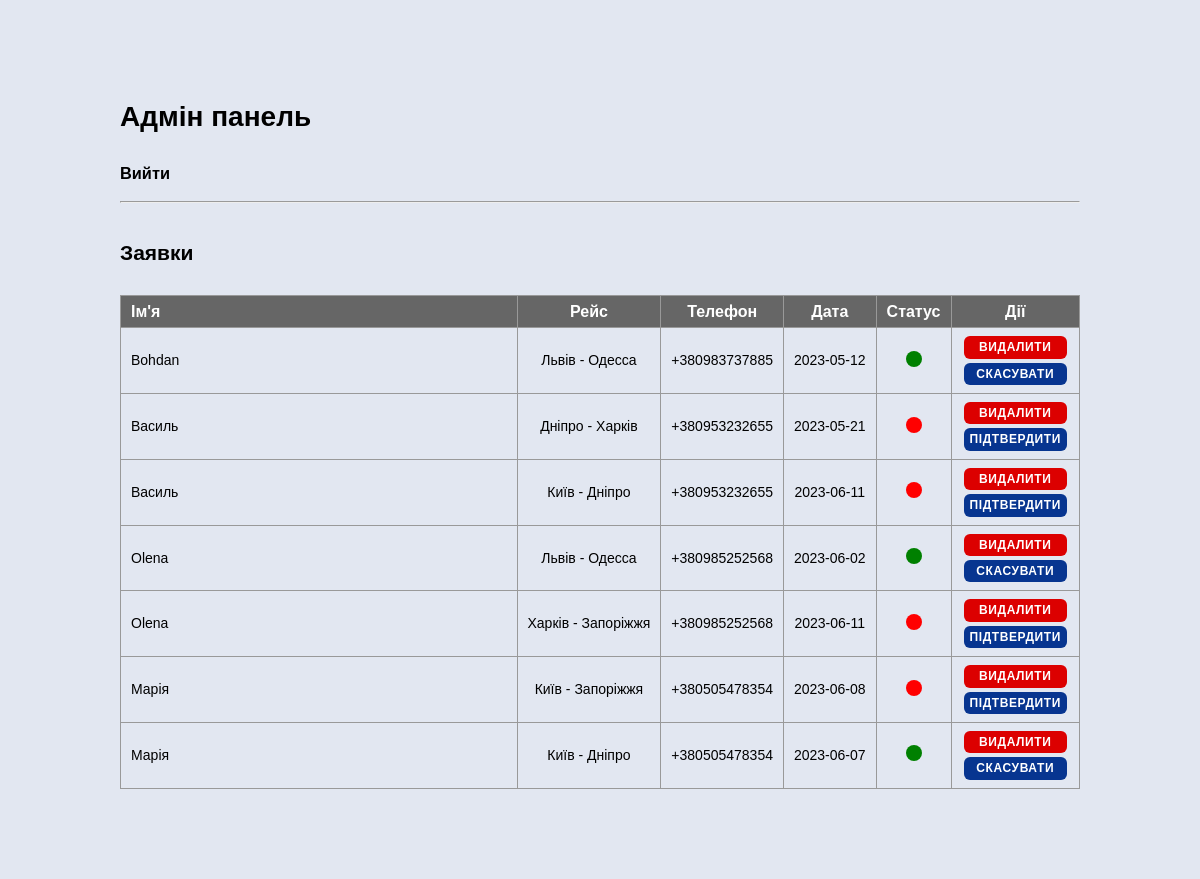
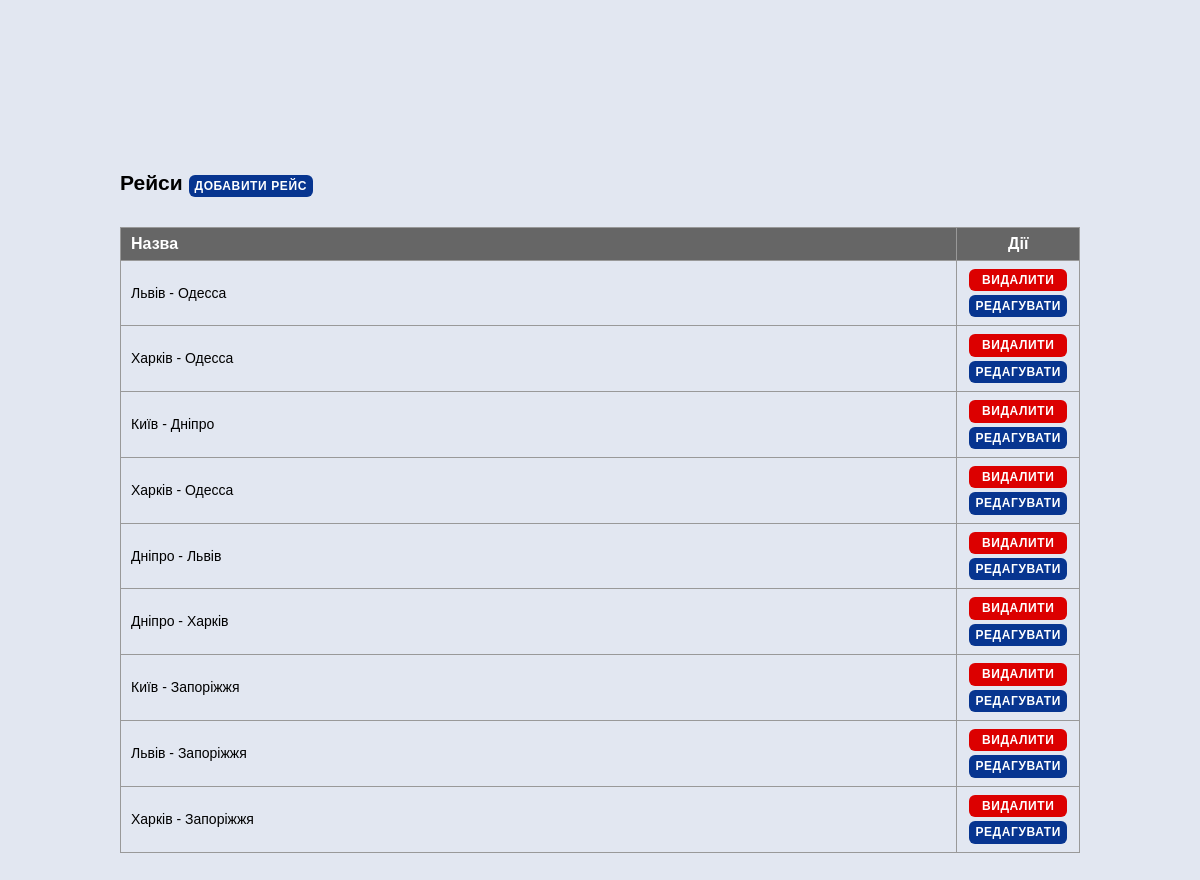
The app's page /admin.php with its own data (2 pictures, top to bottom).
### tables this page shows
CREATE TABLE `flight` (
  `id` int NOT NULL,
  `type_id` int NOT NULL,
  `user_id` int NOT NULL,
  `date_flight` date NOT NULL,
  `status` int NOT NULL DEFAULT '0'
);

CREATE TABLE `users` (
  `id` int NOT NULL,
  `login` varchar(50) NOT NULL,
  `name` varchar(50) NOT NULL,
  `surname` varchar(50) NOT NULL,
  `phone` varchar(15) NOT NULL,
  `password` varchar(30) NOT NULL
);

CREATE TABLE `flight_type` (
  `id` int NOT NULL,
  `name` varchar(100) NOT NULL
);

### admin.php (the view, shortened to what this page needs)
<?php
include('db.php');
?>
<!DOCTYPE html>
<html lang="ru">
<head>
<link href="./css/style.css" type="text/css" rel="stylesheet">
</head>
<body>
<div id="root">
  <section class="admin-section">
    <div class="wrapper admin-section-wrapper">
      <h1 class="admin-section-title">Адмін панель</h1>
      <h3><?php echo ('<a href="index.php?id='. $_SESSION["id"] .'&exit=1" class="nav__link">Вийти</a>');?></h3>
      <hr>
      <div class="admin-section-block">
        <h2 class="admin-section-block-title">Заявки</h2>
        <table class="main-table">
          <thead>
            <tr>
              <th class="table-name">Ім'я</th>
              <th class="table-flight">Рейс</th>
              <th class="table-phone">Телефон</th>
              <th class="table-date">Дата</th>
              <th class="table-status">Статус</th>
              <th class="table-action">Дії</th>
            </tr>
          </thead>
          <tbody>
            <?php
              $sql_flights = "SELECT f.*, u.phone AS user_phone, u.name AS user_name, ft.name AS flight_type_name
                FROM flight f
                JOIN users u ON f.user_id = u.id
                JOIN flight_type ft ON f.type_id = ft.id";
                      $result_flights = $conn->query($sql_flights);
              if ($result_flights->num_rows > 0) {
                  while ($row_flights = $result_flights->fetch_assoc()) {
                    if($row_flights["status"] == '1') {
                      $status = 'green';
                      $status_button = 'Скасувати';
                      $status_action = 'cancel';
                    }else {
                      $status = 'red';
                      $status_button = 'Підтвердити';
                      $status_action = 'approve';
                    }
                    echo('<tr>
                            <td class="table-name">'. $row_flights["user_name"] .'</td>
                            <td class="table-flight">'. $row_flights["flight_type_name"] .'</td>
                            <td class="table-phone">'. $row_flights["user_phone"] .'</td>
                            <td class="table-date">'. $row_flights["date_flight"] .'</td>
                            <td class="table-status">
                              <div class="status status-'. $status .'"></div>
                            </td>
                            <td class="table-action">
                              <div class="table-action-list">
                                <a href="admin.php?delete=true&flight_id='. $row_flights["id"] .'" class="form-btn form-btn-small form-btn-remove table-action-btn">Видалити</a>
                                <a href="admin.php?'. $status_action .'=true&flight_id='. $row_flights["id"] .'" class="form-btn form-btn-small table-action-btn">'. $status_button .'</a>
                              </div>
                            </td>
                          </tr>');
                  }
              } else {
                  echo "Немає результатів.";
              }
            ?>
          </tbody>
        </table>
      </div>
    </div>
  </section>
  <section class="admin-section">
    <div class="wrapper admin-section-wrapper">
      <div class="admin-section-block">
        <h2 class="admin-section-block-title">Рейси <a href="admin-add-flight.php" class="form-btn form-btn-small">Добавити рейс</a></h2>
        <table class="main-table">
          <thead>
            <tr>
              <th class="table-name">Назва</th>
              <th class="table-action">Дії</th>
            </tr>
          </thead>
          <tbody>
            <?php
            $sql_flights_type = "SELECT * FROM flight_type";
            $result_flights_type = $conn->query($sql_flights_type);
              if ($result_flights_type->num_rows > 0) {
                  while ($row_flights_type = $result_flights_type->fetch_assoc()) {
                    echo('<tr>
                            <td class="table-name">'. $row_flights_type["name"] .'</td>
                            <td class="table-action">
                              <div class="table-action-list">
                                <a href="admin.php?delete_flight=true&flight_id='. $row_flights_type["id"] .'" class="form-btn form-btn-small form-btn-remove table-action-btn">Видалити</a>
                                <a href="admin-edit-flight.php?flight_id='. $row_flights_type["id"] .'" class="form-btn form-btn-small table-action-btn">Редагувати</a>
                              </div>
                            </td>
                          </tr>');
                }
              }
            ?>
          </tbody>
        </table>
      </div>
    </div>
  </section>
</div>
</body>
</html>

### css/style.css (style rules this page uses)
*,*:before,*:after { -webkit-box-sizing: border-box;box-sizing: border-box }
html { -webkit-text-size-adjust:100% }
body { margin:0 }
h1 { font-size:2em;margin:.67em 0 }
hr { -webkit-box-sizing:content-box;box-sizing:content-box;height:0;overflow:visible }
a { background-color:transparent }
html, body { background: #fbfbfb; min-height: 100vh; font-style: normal; font-weight: normal; font-size: 14px; line-height: 1.2; font-family: Verdana, sans-serif; color: #000; color: var(--color-white); -webkit-font-smoothing: antialiased; -moz-osx-font-smoothing: grayscale; }
a { color: inherit; text-decoration: none; cursor: pointer; }
h1, h2, h3, h4, h5, h6 { font-weight: bold; line-height: 1.22; }
#root { min-height: 100vh; display: flex; flex-direction: column; position: relative; overflow: hidden; z-index: 0; }
#root:before { background: #073590; width: 100%; height: 100%; content: ''; position: absolute; top: 0; left: 0; opacity: .1; z-index: -1; }
.wrapper { max-width: 1200px; margin: 0 auto; padding: 0 20px; }
.form-btn { background: #073590; max-width: 100%; padding: 14px 20px; display: inline-block; font-weight: bolder; font-size: 16px; color: #fff; letter-spacing: .05em; text-align: center; text-transform: uppercase; border: none; border-radius: 0; border-radius: 6px; outline: none; cursor: pointer; transition: all .3s; }
.form-btn-small { padding: 4px 6px; font-size: 12px; }
.form-btn-remove { background: rgba(220,0,0, 1); }
.admin-section { padding: 100px 0; position: relative; z-index: 0; }
.admin-section-wrapper { max-width: 1000px; }
.admin-section-title { margin: 0 0 30px; }
.admin-section-block { margin: 0 -20px; padding: 30px 20px; overflow-x: auto; }
.admin-section-block-title { margin: 0 0 30px; }
.main-table { width: 100%; font-size: 14px; border-collapse: collapse; vertical-align: middle; }
.main-table td, .main-table th { padding: 6px 10px; border: 1px solid #999; text-align: left; vertical-align: middle; }
.main-table th { background: #666; color: #fff; font-weight: bold; font-size: 16px; }
.main-table td { font-size: 14px; }
.main-table *.table-action, .main-table *.table-status, .main-table *.table-flight, .main-table *.table-phone, .main-table *.table-date, .main-table *.table-action { width: 1%; text-align: center; white-space: nowrap; }
.table-action-list { display: flex; flex-direction: column; }
.table-action-btn { margin: 2px; flex-grow: 1; }
.status { width: 16px; height: 16px; display: inline-block; border-radius: 50%; }
.status-green { background: green; }
.status-red { background: red; }

### records on screen
flight: user.name "Bohdan", flight_type.name "Львів - Одесса", user.phone "+380983737885", date_flight "2023-05-12", status "СКАСУВАТИ"
flight: user.name "Василь", flight_type.name "Дніпро - Харків", user.phone "+380953232655", date_flight "2023-05-21", status "ПІДТВЕРДИТИ"
flight: user.name "Василь", flight_type.name "Київ - Дніпро", user.phone "+380953232655", date_flight "2023-06-11", status "ПІДТВЕРДИТИ"
flight: user.name "Olena", flight_type.name "Львів - Одесса", user.phone "+380985252568", date_flight "2023-06-02", status "СКАСУВАТИ"
flight: user.name "Olena", flight_type.name "Харків - Запоріжжя", user.phone "+380985252568", date_flight "2023-06-11", status "ПІДТВЕРДИТИ"
flight: user.name "Марія", flight_type.name "Київ - Запоріжжя", user.phone "+380505478354", date_flight "2023-06-08", status "ПІДТВЕРДИТИ"
flight: user.name "Марія", flight_type.name "Київ - Дніпро", user.phone "+380505478354", date_flight "2023-06-07", status "СКАСУВАТИ"
flight_type: name "Львів - Одесса"
flight_type: name "Харків - Одесса"
flight_type: name "Київ - Дніпро"
flight_type: name "Харків - Одесса"
flight_type: name "Дніпро - Львів"
flight_type: name "Дніпро - Харків"
flight_type: name "Київ - Запоріжжя"
flight_type: name "Львів - Запоріжжя"
flight_type: name "Харків - Запоріжжя"
